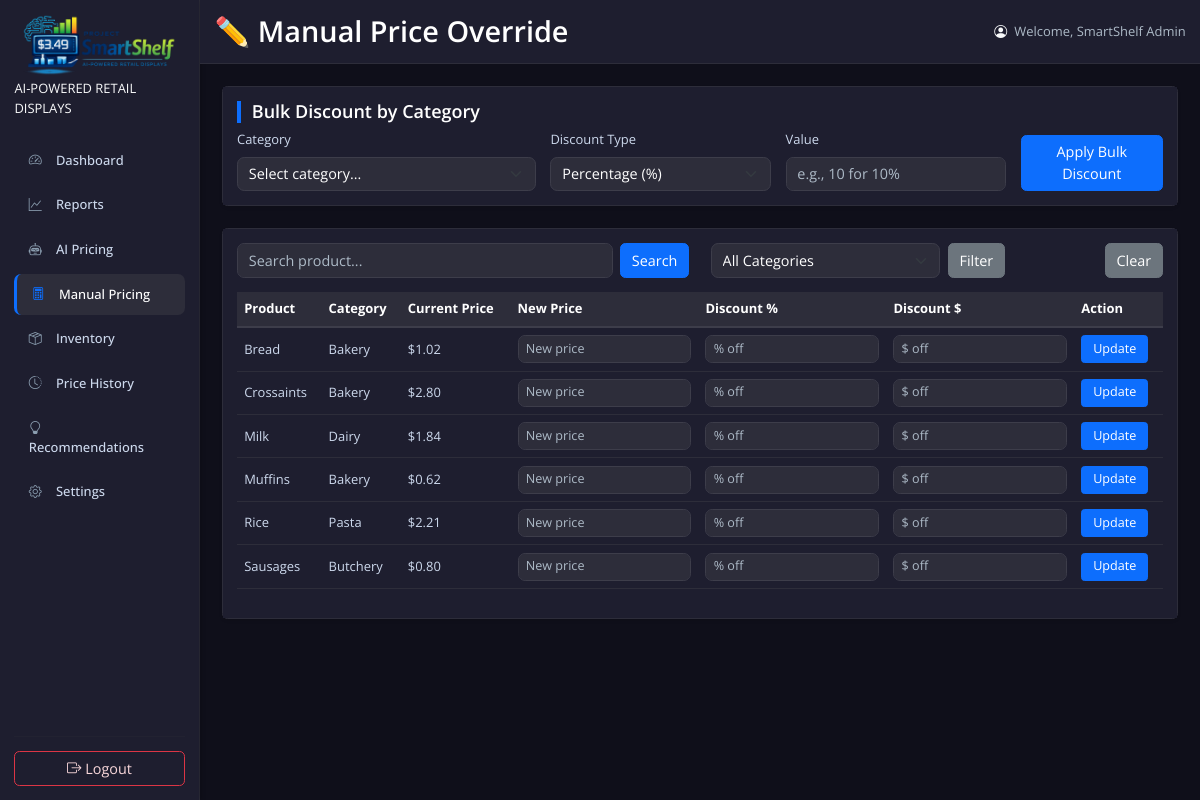
/ProjectSmartShelf/manual-pricing/ (signed in), run on an earlier commit of the app's database.
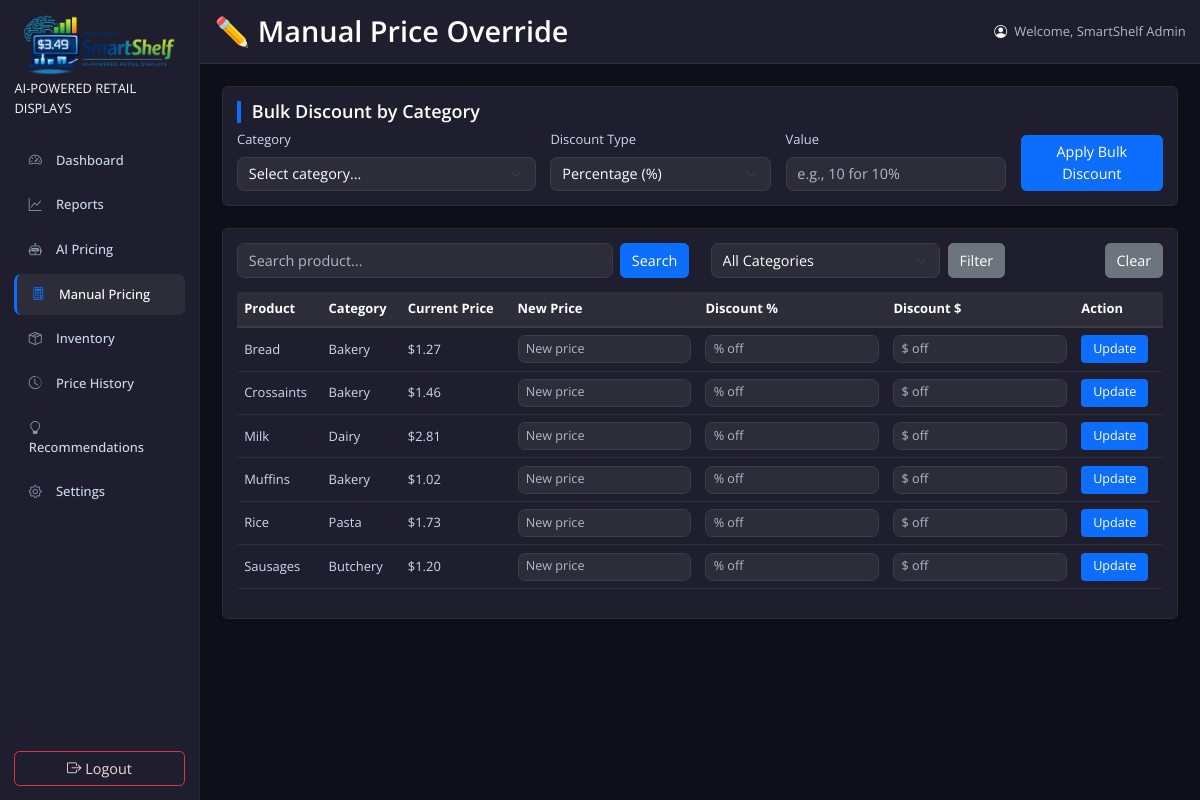
And on a later commit of the database.
### checkout/models.py (models this page shows, shortened)
class Product(models.Model):
    name = models.CharField(max_length=200)
    category = models.CharField(max_length=100)
    price = models.DecimalField(max_digits=10, decimal_places=2)
    expiry_date=models.DateField(null=True, blank=True)
    inventory_level = models.IntegerField(default=0, help_text='Current stock count')
    lcd_id = models.IntegerField(default=1, help_text="1, 2, or 3 for the shelf display")
    class Meta:
        ordering = ['name']

### ProjectSmartShelf/views.py (the view, shortened to what this page needs)
# urls.py: path("manual-pricing/", views.manual_pricing_view, name="manual_pricing"),
@staff_member_required(login_url='staff_login')
def manual_pricing_view(request):
    products = Product.objects.all().order_by('name')
    search_query = request.GET.get('search', '')
    category_filter = request.GET.get('category', '')
    if search_query:
        products = products.filter(name__icontains=search_query)
    if category_filter:
        products = products.filter(category=category_filter)
    categories = Product.objects.values_list('category', flat=True).distinct().order_by('category')
    context = {
        'products': products,
        'search_query': search_query,
        'category_filter': category_filter,
        'categories': categories,
    }
    return render(request, 'manual_pricing.html', context)

### ProjectSmartShelf/context_processors.py (called while the page is built)
def simulated_date(request):
    return {
        'simulated_date': getattr(request, 'simulated_date', None)
    }

### ProjectSmartShelf/templates/manual_pricing.html (shortened to what this page needs)
{% extends "base.html" %}
{% load static %}
{% block page_title %}✏️ Manual Price Override{% endblock %}
{% block content %}
<div class="card shadow-sm mb-4">
    <div class="card-body">
        <h5 class="card-title">Bulk Discount by Category</h5>
        <form method="post" class="row g-3 align-items-end">
            <div class="col-md-4">
                <label for="bulk_category" class="form-label">Category</label>
                <select name="bulk_category" id="bulk_category" class="form-select" required>
                    <option value="">Select category...</option>
                </select>
            </div>
            <div class="col-md-3">
                <label for="discount_type" class="form-label">Discount Type</label>
                <select name="discount_type" id="discount_type" class="form-select" required>
                    <option value="percentage">Percentage (%)</option>
                </select>
            </div>
            <div class="col-md-3">
                <label for="discount_value" class="form-label">Value</label>
                <input type="number" step="0.01" name="discount_value" id="discount_value" class="form-control" placeholder="e.g., 10 for 10%" required>
            </div>
            <div class="col-md-2">
                <button type="submit" class="btn btn-primary w-100">Apply Bulk Discount</button>
            </div>
        </form>
    </div>
</div>
<div class="card shadow-sm">
    <div class="card-body">
        <div class="row mb-3">
            <div class="col-md-6">
                <form method="get" class="d-flex">
                    <input type="text" name="search" class="form-control me-2" placeholder="Search product..." value="{{ search_query }}">
                    <button type="submit" class="btn btn-primary">Search</button>
                </form>
            </div>
            <div class="col-md-4">
                <form method="get" class="d-flex">
                    <select name="category" class="form-select me-2">
                        <option value="">All Categories</option>
                    </select>
                    <button type="submit" class="btn btn-secondary">Filter</button>
                </form>
            </div>
            <div class="col-md-2 text-end">
                <a href="{% url 'manual_pricing' %}" class="btn btn-secondary">Clear</a>
            </div>
        </div>
        <div class="table-responsive">
            <table class="table table-hover align-middle">
                <thead>
                    <tr>
                        <th>Product</th>
                        <th>Category</th>
                        <th>Current Price</th>
                        <th>New Price</th>
                        <th>Discount %</th>
                        <th>Discount $</th>
                        <th>Action</th>
                    </tr>
                </thead>
                <tbody>
                    {% for product in products %}
                    <tr>
                        <td>{{ product.name }}</td>
                        <td>{{ product.category }}</td>
                        <td>${{ product.price|floatformat:2 }}</td>
                        <form method="post">
                            <td><input type="number" step="0.01" name="new_price" class="form-control form-control-sm" placeholder="New price"></td>
                            <td><input type="number" step="0.1" name="discount_percent" class="form-control form-control-sm" placeholder="% off"></td>
                            <td><input type="number" step="0.01" name="discount_fixed" class="form-control form-control-sm" placeholder="$ off"></td>
                            <td><button type="submit" class="btn btn-primary btn-sm">Update</button></td>
                        </form>
                    </tr>
                    {% empty %}
                    <tr>
                        <td colspan="7" class="text-center py-4">No products found.</td>
                    </tr>
                    {% endfor %}
                </tbody>
            </table>
        </div>
    </div>
</div>
{% endblock %}

### ProjectSmartShelf/templates/base.html (shortened to what this page needs)
{% load static %}
<!DOCTYPE html>
<html lang="en">
<head>
    <link href="https://cdn.jsdelivr.net/npm/bootstrap@5.3.0/dist/css/bootstrap.min.css" rel="stylesheet">
    <link rel="stylesheet" href="https://cdn.jsdelivr.net/npm/bootstrap-icons@1.11.3/font/bootstrap-icons.min.css">
    <link rel="stylesheet" href="{% static 'styles/css/style.css' %}">
</head>
<body>
    <div class="container-fluid p-0">
        <div class="row g-0">
            <div class="col-md-3 col-lg-2 sidebar-column">
                {% include '_sidebar.html' %}
            </div>
            <div class="col-md-9 col-lg-10 right-col">
                <div class="sticky-header">
                    <div class="d-flex justify-content-between flex-wrap flex-md-nowrap align-items-center py-3">
                        <h1 class="h2 mb-0">{% block page_title %}Dashboard{% endblock %}</h1>
                        <div class="btn-toolbar">
                            {% if user.is_authenticated %}
                                <i class="bi bi-person-circle me-2 text-light"></i>
                                <span class="text-muted">Welcome, {{ user.get_full_name }}</span>
                            {% endif %}
                        </div>
                    </div>
                </div>
                <main class="main-content">
                    {% block content %}{% endblock %}
                </main>
            </div>
        </div>
    </div>
</body>
</html>

### ProjectSmartShelf/templates/_sidebar.html (shortened to what this page needs)
{% load static %}
<nav class="sidebar p-3 d-flex flex-column h-100">
    <div class="mb-4 sidebar_logo">
        <img src="{% static 'images/logo_transparent.png' %}" alt="SmartShelf Logo" class="logo">
        <div class="tagline text-light">AI-POWERED RETAIL DISPLAYS</div>
    </div>
    <div>
        <ul class="nav flex-column">
            <li class="nav-item">
                <a class="nav-link {% if request.resolver_match.url_name == 'staff_dashboard' %}active{% endif %}"
                   href="{% url 'staff_dashboard' %}">
                    <i class="bi bi-speedometer2"></i> Dashboard
                </a>
            </li>
            <li class="nav-item">
                <a class="nav-link" href="#">
                    <i class="bi bi-graph-up"></i> Reports
                </a>
            </li>
            <li class="nav-item">
                <a class="nav-link {% if request.resolver_match.url_name == 'pricing_dashboard' %}active{% endif %}"
                   href="{% url 'pricing_dashboard' %}">
                    <i class="bi bi-robot"></i> AI Pricing
                </a>
            </li>
            <li class="nav-item">
                <a class="nav-link {% if request.resolver_match.url_name == 'manual_pricing' %}active{% endif %}"
                href="{% url 'manual_pricing' %}">
                    <i class="bi bi-calculator"></i> Manual Pricing
                </a>
            </li>
            <li class="nav-item">
                <a class="nav-link {% if request.resolver_match.url_name == 'inventory_management' %}active{% endif %}"
                href="{% url 'inventory_management' %}">
                    <i class="bi bi-box-seam"></i> Inventory
                </a>
            </li>
            <li class="nav-item">
                <a class="nav-link {% if request.resolver_match.url_name == 'price_history' %}active{% endif %}"
                href="{% url 'price_history' %}">
                    <i class="bi bi-clock-history"></i> Price History
                </a>
            </li>
            <li class="nav-item">
                <a class="nav-link {% if request.resolver_match.url_name == 'recommendations' %}active{% endif %}"
                href="{% url 'recommendations' %}">
                    <i class="bi bi-lightbulb"></i> Recommendations
                </a>
            </li>
            <li class="nav-item">
                <a class="nav-link" href="#">
                    <i class="bi bi-gear"></i> Settings
                </a>
            </li>
        </ul>
    </div>
    <hr class="mt-auto">
    <form method="post" action="{% url 'staff_logout' %}">
        <button type="submit" class="btn btn-outline-danger w-100">
            <i class="bi bi-box-arrow-right"></i> Logout
        </button>
    </form>
</nav>

### static/styles/css/style.css (style rules this page uses)
* { box-sizing: border-box; }
html, body { font-size: 90%; width: 100%; margin: 0; padding: 0; overflow-x: hidden; }
body { font-family: 'Open Sans', sans-serif; }
.sidebar-column { background-color: #1e1e2f; border-right: 1px solid #2d2d3a; }
.sidebar { width: 100%; background-color: #1e1e2f; position: sticky; top: 0; height: 100vh; overflow-y: auto; box-shadow: 2px 0 5px rgba(0,0,0,0.2); }
.sidebar img { max-width: 100%; height: auto; }
.sidebar .nav-link { color: #cdd9ed; padding: 0.75rem 1rem; border-radius: 0.5rem; transition: all 0.2s; font-weight: 500; margin-bottom: 0.25rem; }
.sidebar .nav-link i { margin-right: 0.75rem; width: 1.25rem; text-align: center; color: #8b9eb0; }
.sidebar .nav-link.active { background-color: #2d2d3a; color: #ffffff; border-left: 3px solid #0d6efd; }
.sidebar .nav-link.active i { color: #0d6efd; }
.sidebar hr { border-color: #2d2d3a; margin: 1rem 0; }
.sidebar .btn-outline-danger { color: #f8d7da; border-color: #dc3545; background-color: transparent; }
.right-col { height: 100vh; display: flex; flex-direction: column; }
.sticky-header { position: sticky; top: 0; background-color: #1e1e2f; z-index: 1000; border-bottom: 1px solid #2d2d3a; padding: 0 1rem; flex-shrink: 0; }
.sticky-header h1 { color: #ffffff; font-weight: 600; }
.sticky-header .text-muted { color: #adbac7 !important; }
.main-content { flex: 1; overflow-y: auto; padding: 1.5rem; }
.table-responsive { overflow-x: auto; -webkit-overflow-scrolling: touch; }
h1, h2, h3, h4, h5, h6 { font-weight: 600; }

### ProjectSmartShelf/templates/manual_pricing.html (style rules this page uses)
.main-content { background-color: #0f0f1a !important; }
.lead, .text-muted { color: #cdd9ed !important; }
.card, .card-body { background-color: #1e1e2f !important; border-color: #2d2d3a !important; }
.card-title { color: #ffffff !important; border-left: 4px solid #0d6efd !important; padding-left: 0.75rem; }
.table, .table tbody, .table tr, .table td, .table th, .table thead { background-color: #1e1e2f !important; color: #cdd9ed !important; }
.table thead th { background-color: #2d2d3a !important; color: #ffffff !important; border-bottom: 2px solid #3d3d4a !important; }
.table tbody tr { border-bottom: 1px solid #2d2d3a !important; }
.form-control, .form-select { background-color: #2d2d3a !important; border: 1px solid #3d3d4a !important; color: #e9ecef !important; border-radius: 0.5rem; }
.form-control, .form-select { background-color: #2d2d3a !important; border: 1px solid #3d3d4a !important; color: #ffffff !important; }
.form-control::placeholder { color: #adbac7 !important; opacity: 1; }
input[type="number"].form-control { color: #ffffff !important; }
.form-label { color: #cdd9ed !important; }
.btn-sm { padding: 0.25rem 0.75rem; }

What changed in the data, as far as the page shows it:
changed Product "Bread": price "1.02" → "1.27"
changed Product "Crossaints": price "2.80" → "1.46"
changed Product "Milk": price "1.84" → "2.81"
changed Product "Muffins": price "0.62" → "1.02"
changed Product "Rice": price "2.21" → "1.73"
changed Product "Sausages": price "0.80" → "1.20"
